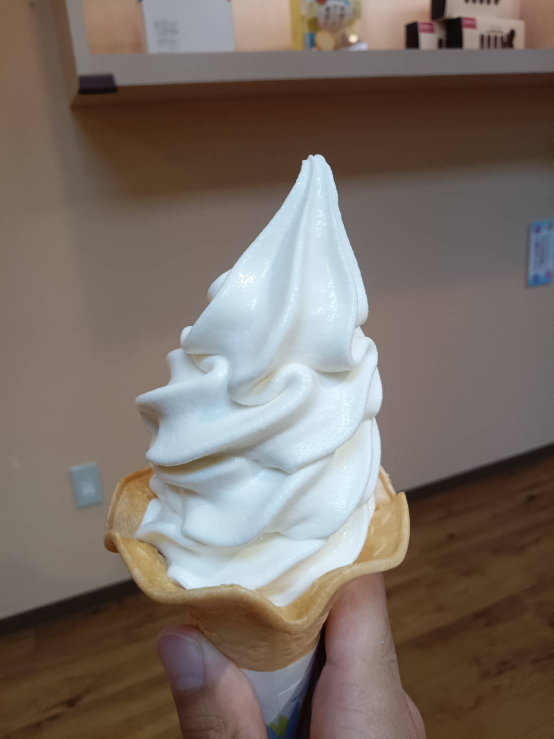
//> input picture 3/in.jpg, 1108 x 1477 px (shown at 1/2 size)
$ ./main   (built with g++ and OpenCV 4)
//> lines starting //> are read from the running program, lines starting //| are printed output that depends on the picture
#include <stdio.h>
#include <opencv2/opencv.hpp>

using namespace cv;

int main(){
    Mat img, img_gray, img_canny, img_bila, img_comp;
    img = imread("./in.jpg");
//> img is the input picture: 1477 rows x 1108 cols, CV_8UC3; mean B, G, R 101.8, 109.6, 121.2
    resize(img, img, Size(800, 800 * img.rows / img.cols));
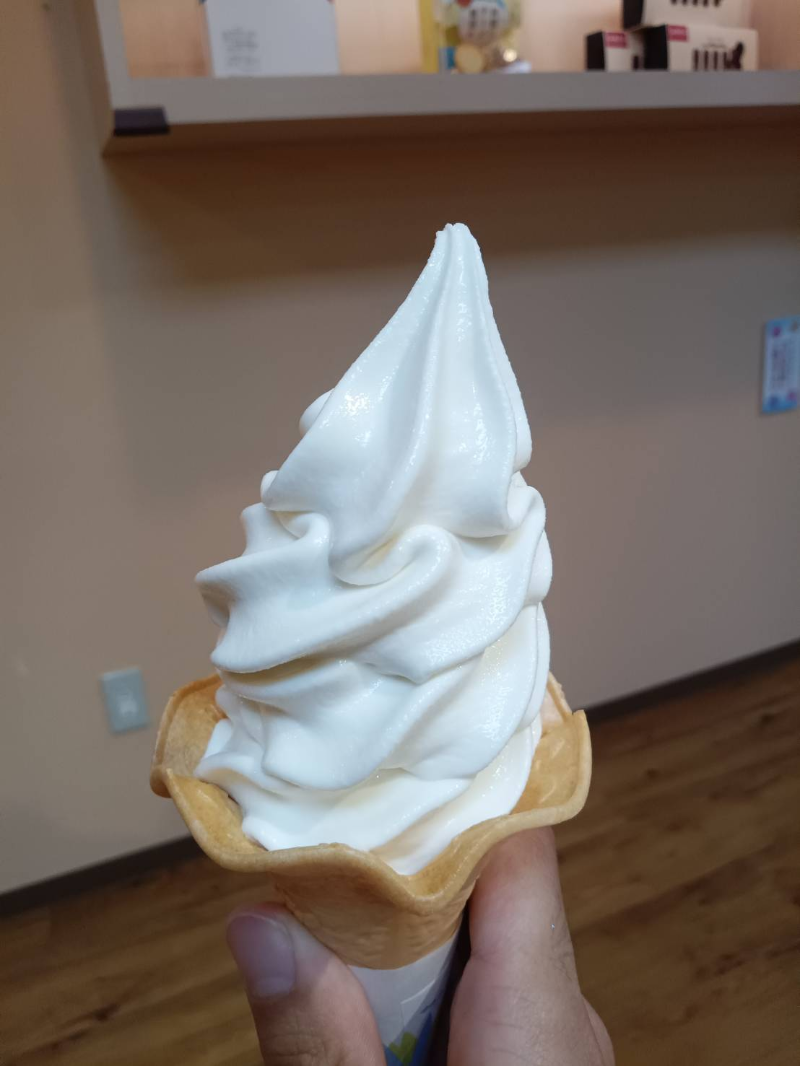
//> img: 1066 rows x 800 cols, CV_8UC3; mean B, G, R 101.7, 109.5, 121.1

    cvtColor(img, img_gray, cv::COLOR_BGR2GRAY);
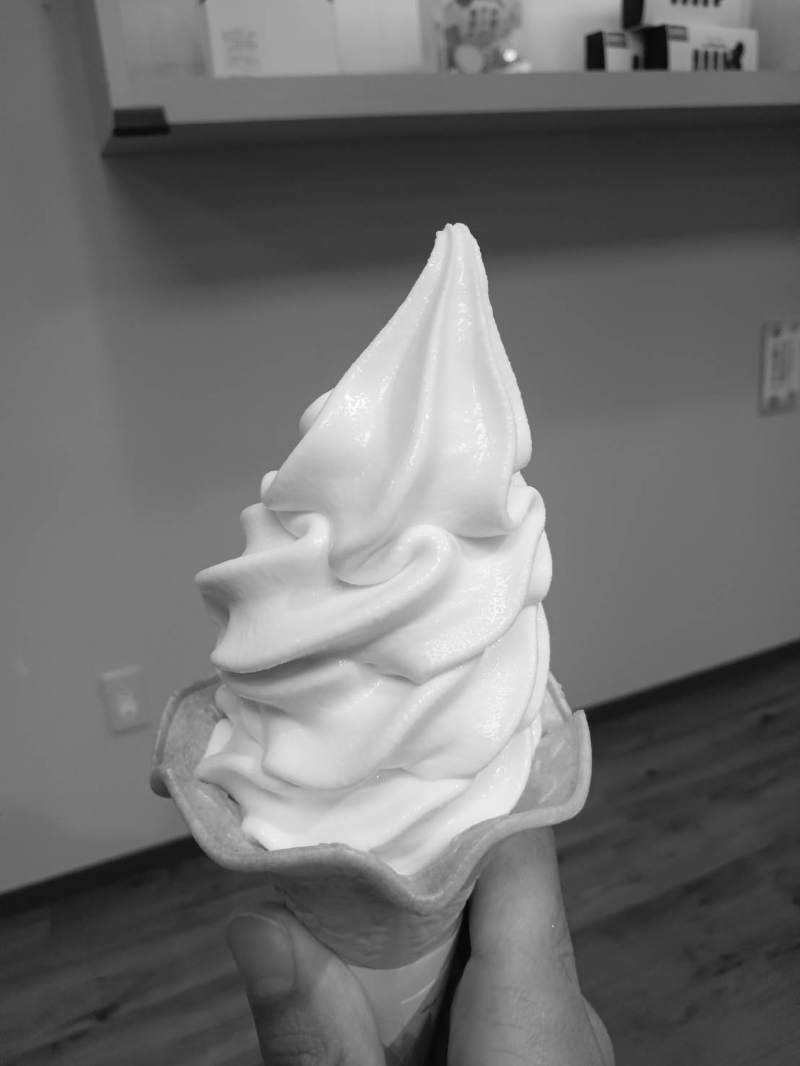
//> img_gray: 1066 rows x 800 cols, CV_8UC1; min 4, max 253, mean 112.1
    Canny(img_gray, img_canny, 30, 80); // 入力画像，出力画像，閾値1，閾値2
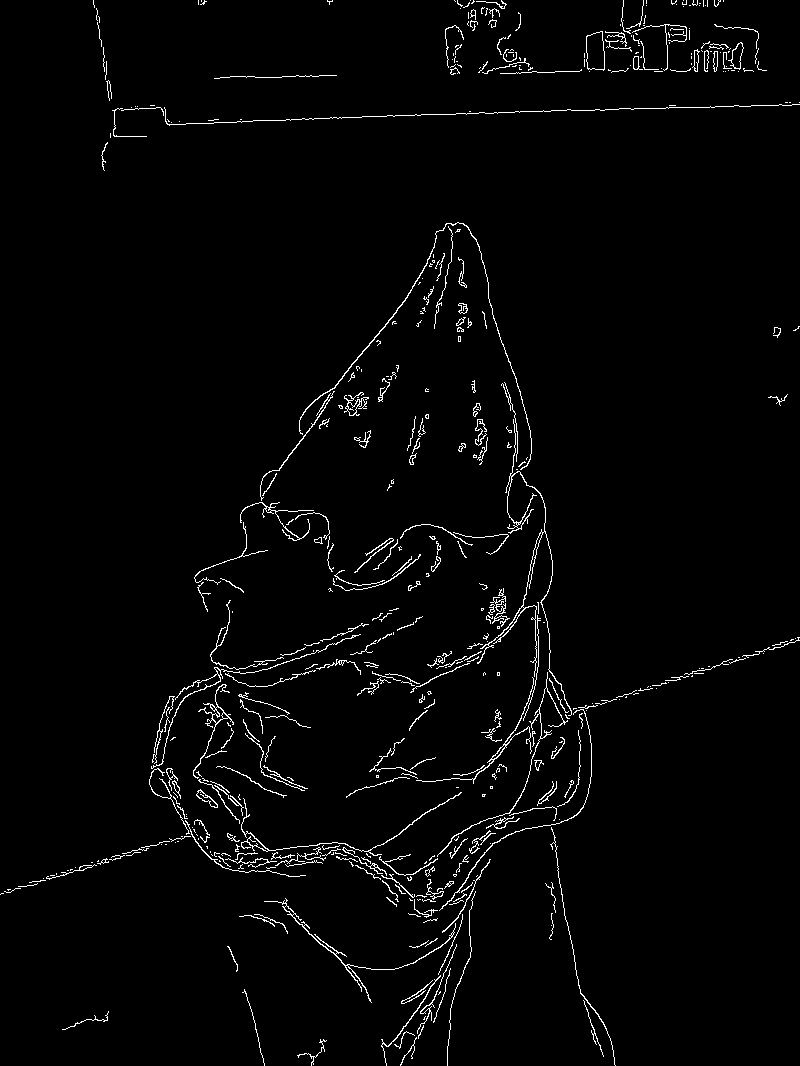
//> img_canny: 1066 rows x 800 cols, CV_8UC1; 2.2% white in thin lines or dots
    bitwise_not(img_canny, img_canny); //　色反転
//> img_canny: 1066 rows x 800 cols, CV_8UC1; 97.8% white; black in thin lines or dots
    cvtColor(img_canny, img_canny,cv::COLOR_GRAY2BGR);
//> img_canny: 1066 rows x 800 cols, CV_8UC3; 97.8% white; black in thin lines or dots

//> (the run ends here: the time limit is reached, at `bilateralFilter(img, img_bila, -1, 70, 75);`)
